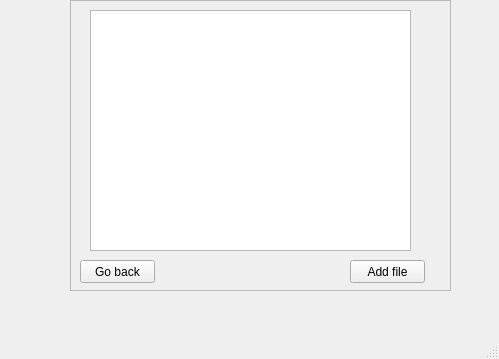
<?xml version="1.0" encoding="UTF-8"?>
<ui version="4.0">
 <class>MainWindow</class>
 <widget class="QMainWindow" name="MainWindow">
  <property name="geometry">
   <rect>
    <x>0</x>
    <y>0</y>
    <width>499</width>
    <height>359</height>
   </rect>
  </property>
  <property name="windowTitle">
   <string>MainWindow</string>
  </property>
  <widget class="QWidget" name="centralwidget">
   <widget class="QFrame" name="frame">
    <property name="geometry">
     <rect>
      <x>70</x>
      <y>0</y>
      <width>381</width>
      <height>291</height>
     </rect>
    </property>
    <property name="frameShape">
     <enum>QFrame::StyledPanel</enum>
    </property>
    <property name="frameShadow">
     <enum>QFrame::Raised</enum>
    </property>
    <widget class="QListView" name="listView">
     <property name="geometry">
      <rect>
       <x>20</x>
       <y>10</y>
       <width>321</width>
       <height>241</height>
      </rect>
     </property>
    </widget>
    <widget class="QPushButton" name="pushButton">
     <property name="geometry">
      <rect>
       <x>10</x>
       <y>260</y>
       <width>75</width>
       <height>23</height>
      </rect>
     </property>
     <property name="text">
      <string>Go back</string>
     </property>
    </widget>
    <widget class="QPushButton" name="pushButton_2">
     <property name="geometry">
      <rect>
       <x>280</x>
       <y>260</y>
       <width>75</width>
       <height>23</height>
      </rect>
     </property>
     <property name="text">
      <string>Add file</string>
     </property>
    </widget>
   </widget>
  </widget>
  <widget class="QMenuBar" name="menubar">
   <property name="geometry">
    <rect>
     <x>0</x>
     <y>0</y>
     <width>499</width>
     <height>22</height>
    </rect>
   </property>
  </widget>
  <widget class="QStatusBar" name="statusbar"/>
 </widget>
 <resources/>
 <connections/>
</ui>
